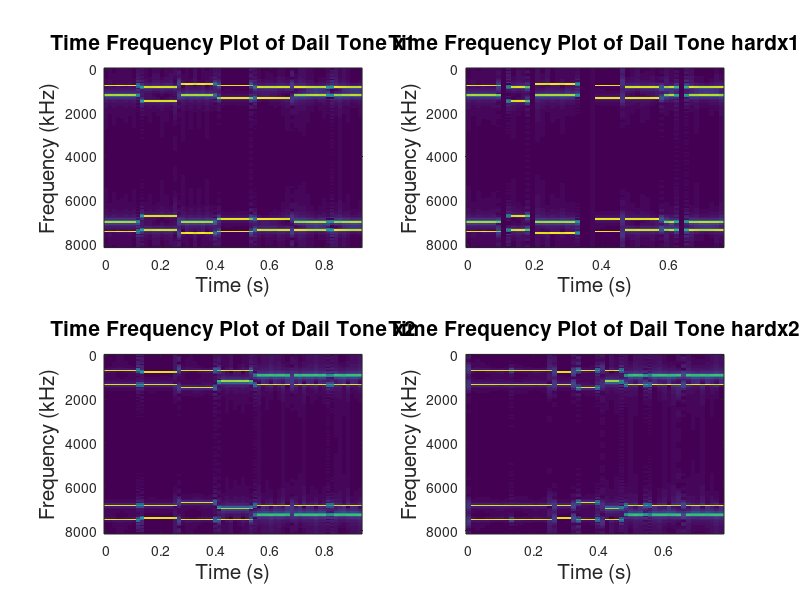

Here is the MATLAB script that generated this plot:

%Rijk van Wijk & Nicolaas du Plessis
close all; clear; clc;

%Global Settings
load touch.mat
Fs = 8192;
samplesize=1/70

%Calculations
y = x1;
time_length = length(y)/Fs;
coloms = fix(Fs*samplesize); %Amount of Samples per 20ms
rows = fix(length(y)/coloms); %Amount of Blocks of 20ms
trunc_l = coloms * rows;
y_trunc = y(1:trunc_l);
X = reshape(y_trunc, coloms, rows);
Y = abs(fft(X));

t = 0:time_length/length(y):time_length-1/length(y);
f = (0:Fs/coloms:Fs-Fs/coloms);


subplot(221)
imagesc(t,f,Y)%; axis([0 0.93 0.4 1.8])
xlabel('Time (s)','Fontsize',15); ylabel('Frequency (kHz)','Fontsize',15)
title('Time Frequency Plot of Dail Tone x1','Fontsize',15)


y = x2;
time_length = length(y)/Fs;
coloms = fix(Fs*samplesize); %Amount of Samples per 20ms
rows = fix(length(y)/coloms); %Amount of Blocks of 20ms
trunc_l = coloms * rows;
y_trunc = y(1:trunc_l);
X = reshape(y_trunc, coloms, rows);
Y = abs(fft(X));
t = 0:time_length/length(y):time_length-1/length(y);
f = (0:Fs/coloms:Fs-Fs/coloms);


subplot(223)
imagesc(t,f,Y); 
xlabel('Time (s)','Fontsize',15); ylabel('Frequency (kHz)','Fontsize',15)
title('Time Frequency Plot of Dail Tone x2','Fontsize',15)


y = hardx1;
time_length = length(y)/Fs;
coloms = fix(Fs*samplesize); %Amount of Samples per 20ms
rows = fix(length(y)/coloms); %Amount of Blocks of 20ms
trunc_l = coloms * rows;
y_trunc = y(1:trunc_l);
X = reshape(y_trunc, coloms, rows);
Y = (abs(fft(X)));
t = 0:time_length/length(y):time_length-1/length(y);
f = (0:Fs/coloms:Fs-Fs/coloms);


subplot(222)
imagesc(t,f,Y);
xlabel('Time (s)','Fontsize',15); ylabel('Frequency (kHz)','Fontsize',15)
title('Time Frequency Plot of Dail Tone hardx1','Fontsize',15)


y = hardx2;
time_length = length(y)/Fs;
coloms = fix(Fs*samplesize); %Amount of Samples per 20ms
rows = fix(length(y)/coloms); %Amount of Blocks of 20ms
trunc_l = coloms * rows;
y_trunc = y(1:trunc_l);
X = reshape(y_trunc, coloms, rows);
Y = (abs(fft(X)));
t = 0:time_length/length(y):time_length-1/length(y);
f = (0:Fs/coloms:Fs-Fs/coloms);


subplot(224)
imagesc(t,f,Y);
xlabel('Time (s)','Fontsize',15); ylabel('Frequency (kHz)','Fontsize',15)
title('Time Frequency Plot of Dail Tone hardx2','Fontsize',15)



